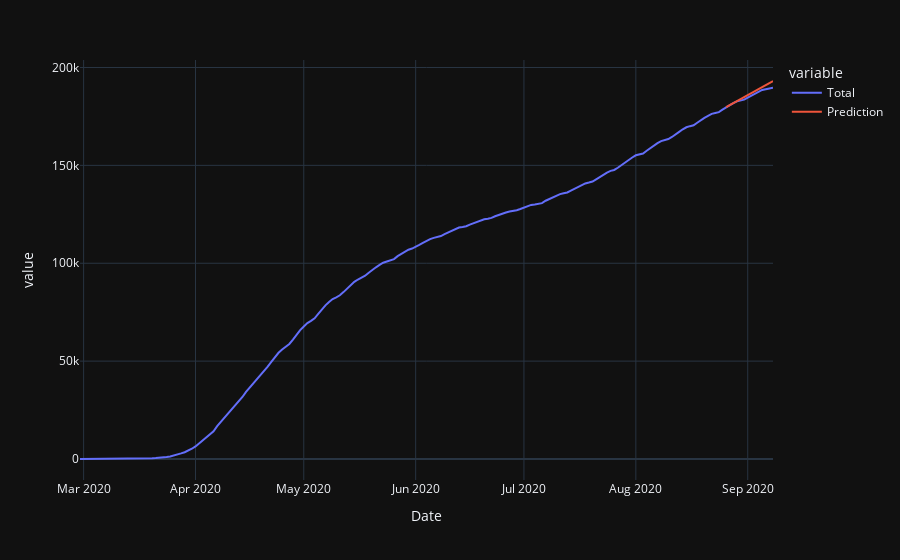

The notebook cell saved with this chart:
### Code cell
fig,pred=Predict()
fig

### Figure 1 — Plotly figure (JSON) as saved in the notebook; plotly's stock layout.template omitted (floating-point values rounded to 4 significant figures; data arrays with more than 128 entries replaced by an {"elided": "..."} marker saying what was removed)
{"data": [{"hovertemplate": "variable=Total<br>Date=%{x}<br>value=%{y}<extra></extra>", "legendgroup": "Total", "line": {"color": "#636efa", "dash": "solid"}, "mode": "lines", "name": "Total", "orientation": "v", "showlegend": true, "type": "scatter", "x": {"elided": "193 str values"}, "xaxis": "x", "y": {"elided": "193 int values"}, "yaxis": "y"}, {"hovertemplate": "variable=Prediction<br>Date=%{x}<br>value=%{y}<extra></extra>", "legendgroup": "Prediction", "line": {"color": "#EF553B", "dash": "solid"}, "mode": "lines", "name": "Prediction", "orientation": "v", "showlegend": true, "type": "scatter", "x": {"elided": "193 str values"}, "xaxis": "x", "y": {"elided": "193 float values"}, "yaxis": "y"}], "layout": {"legend": {"title": {"text": "variable"}, "tracegroupgap": 0}, "margin": {"t": 60}, "xaxis": {"anchor": "y", "domain": [0, 1], "title": {"text": "Date"}}, "yaxis": {"anchor": "x", "domain": [0, 1], "title": {"text": "value"}}}}
